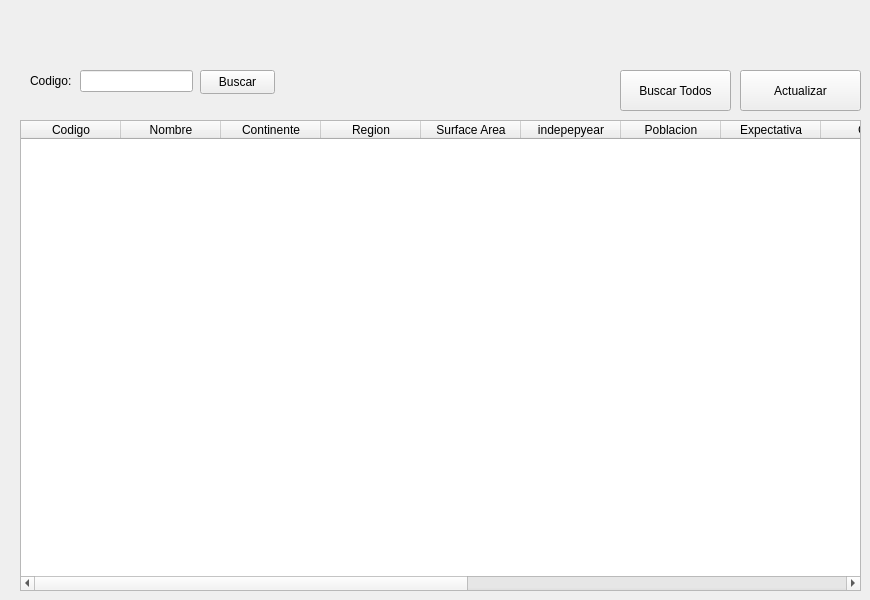
    <widget class="QWidget" name="tabPais">
     <attribute name="title">
      <string>Consultar Pais</string>
     </attribute>
     <widget class="QTableWidget" name="tabla_pais">
      <property name="geometry">
       <rect>
        <x>20</x>
        <y>120</y>
        <width>841</width>
        <height>471</height>
       </rect>
      </property>
      <column>
       <property name="text">
        <string>Codigo</string>
       </property>
      </column>
      <column>
       <property name="text">
        <string>Nombre</string>
       </property>
      </column>
      <column>
       <property name="text">
        <string>Continente</string>
       </property>
      </column>
      <column>
       <property name="text">
        <string>Region</string>
       </property>
      </column>
      <column>
       <property name="text">
        <string>Surface Area</string>
       </property>
      </column>
      <column>
       <property name="text">
        <string>indepepyear</string>
       </property>
      </column>
      <column>
       <property name="text">
        <string>Poblacion</string>
       </property>
      </column>
      <column>
       <property name="text">
        <string>Expectativa</string>
       </property>
      </column>
      <column>
       <property name="text">
        <string>GNP</string>
       </property>
      </column>
      <column>
       <property name="text">
        <string>GNPOid</string>
       </property>
      </column>
      <column>
       <property name="text">
        <string>Nombre Local</string>
       </property>
      </column>
      <column>
       <property name="text">
        <string>Forma de Gob</string>
       </property>
      </column>
      <column>
       <property name="text">
        <string>Cabeza de Estado</string>
       </property>
      </column>
      <column>
       <property name="text">
        <string>Capital</string>
       </property>
      </column>
      <column>
       <property name="text">
        <string>Codigo2</string>
       </property>
      </column>
     </widget>
     <widget class="QPushButton" name="bt_refreshpais">
      <property name="geometry">
       <rect>
        <x>740</x>
        <y>70</y>
        <width>121</width>
        <height>41</height>
       </rect>
      </property>
      <property name="text">
       <string>Actualizar</string>
      </property>
     </widget>
     <widget class="QLabel" name="label">
      <property name="geometry">
       <rect>
        <x>30</x>
        <y>70</y>
        <width>61</width>
        <height>21</height>
       </rect>
      </property>
      <property name="text">
       <string>Codigo:</string>
      </property>
      <property name="textFormat">
       <enum>Qt::AutoText</enum>
      </property>
      <property name="scaledContents">
       <bool>false</bool>
      </property>
      <property name="indent">
       <number>0</number>
      </property>
     </widget>
     <widget class="QLineEdit" name="codigoPais">
      <property name="geometry">
       <rect>
        <x>80</x>
        <y>70</y>
        <width>113</width>
        <height>22</height>
       </rect>
      </property>
      <property name="inputMask">
       <string/>
      </property>
      <property name="text">
       <string/>
      </property>
     </widget>
     <widget class="QPushButton" name="bt_buscarpais">
      <property name="geometry">
       <rect>
        <x>200</x>
        <y>70</y>
        <width>75</width>
        <height>24</height>
       </rect>
      </property>
      <property name="text">
       <string>Buscar</string>
      </property>
     </widget>
     <widget class="QPushButton" name="bt_buscarTodosp">
      <property name="geometry">
       <rect>
        <x>620</x>
        <y>70</y>
        <width>111</width>
        <height>41</height>
       </rect>
      </property>
      <property name="text">
       <string>Buscar Todos</string>
      </property>
     </widget>
    </widget>
